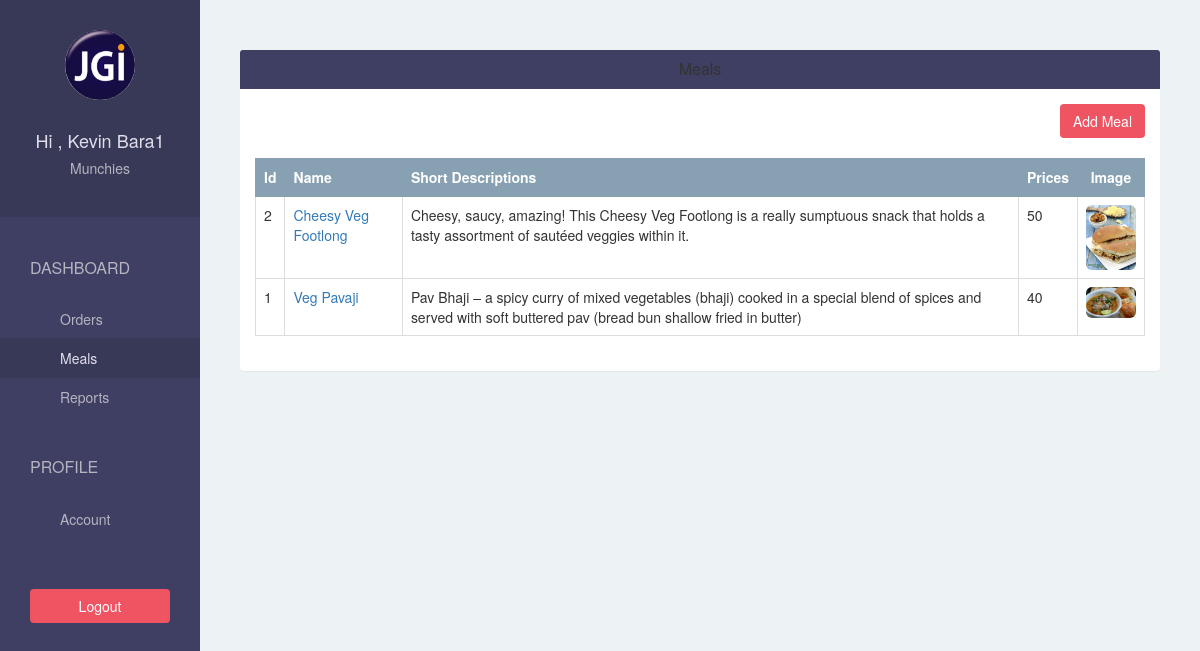
Page /restaurant/meal/ (signed in) on the committed database.
### foodtaskerapp/models.py (models this page shows, shortened)
class Restaurant(models.Model):
    user  = models.OneToOneField(User, on_delete = models.CASCADE, related_name = 'restaurant')
    name = models.CharField(max_length = 500)
    phone = models.CharField(max_length = 500)
    address = models.CharField(max_length = 500)
    logo = models.ImageField(upload_to='restaurant_logo', blank=False)

class Meal(models.Model):
    restaurant = models.ForeignKey(Restaurant)
    name = models.CharField(max_length=500)
    short_description = models.CharField(max_length = 500)
    image = models.ImageField(upload_to='meal_images/',blank= False)
    price = models.IntegerField(default = 0)

### foodtaskerapp/views.py (the view)
# urls.py: url(r'^restaurant/meal/$', views.restaurant_meal , name = 'restaurant-meal'),
@login_required(login_url = '/restaurant/sign-in/')  #if not logged in redirect to sign-in page
def restaurant_meal(request):
    meals = Meal.objects.filter(restaurant = request.user.restaurant).order_by("-id")
    return render(request, 'restaurant/meal.html',{"meals":meals})

### foodtaskerapp/templates/restaurant/meal.html
{% extends 'restaurant/base.html' %}
{% block page %}
  <div class="panel">
      <div class="panel-heading bg-blue">
        <h4 class="panel-title text-center text white">Meals</h4>
      </div>
      <div class="panel-body">
        <div class ="text-right">
            <a href="{% url 'restaurant-add-meal' %}" class="btn btn-pink"> Add Meal</a>
          <br/>
          <br/>
        </div>
      <table class="table table-bordered table-hover table striped">
        <thead>
          <tr class="bg-gray text-white">
            <th>Id</th>
            <th>Name</th>
            <th>Short Descriptions</th>
            <th>Prices</th>
            <th class="text-center">Image</th>
          </tr>
        </thead>
        <tbody>
            {% for meal in meals %}
            <tr>
              <td scope="row">{{meal.id}}</td>
              <td><a href="{% url 'restaurant-edit-meal' meal.id %}">{{ meal.name }}</a></td>
              <td>{{ meal.short_description}}</td>
              <td>{{ meal.price }}</td>
              <td class="text-center"><img class="img-rounded" src="{{ MEDIA_URL}}{{ meal.image}}" width="50" heigth="50"></td>
            </tr>
          {% endfor %}
       </tbody>
      </table>
    </div>
  </div>
{% endblock %}

### foodtaskerapp/templates/restaurant/base.html (shortened to what this page needs)
{% extends 'base.html' %}
{% block sidebar %}
  {% url 'restaurant-order' as restaurant_order_url %}
  {% url 'restaurant-meal' as restaurant_meal_url %}
  {% url 'restaurant-report' as restaurant_report_url %}
  {% url 'restaurant-account' as restaurant_account_url %}
    <div class="text-center">
      <img class="img-circle" src="{{  MEDIA_URL }}{{ request.user.restaurant.logo }}" width="70" height="70"/>
      <br/>
      <br/>
      <h4>Hi , {{ request.user.get_full_name }}</h4>
      <h5>{{ request.user.restaurant.name }}</h5>
    </div>
    <div class="list-group">
      <span class="text-uppercase">Dashboard</span>
          <a href ="{% url 'restaurant-order' %}"
            class="list-group-item{% if request.path == restaurant_order_url %} active {% endif %}">
             Orders
            </a>
          <a href ="{% url 'restaurant-meal' %}"
            class="list-group-item{% if request.path == restaurant_meal_url %} active {% endif %}"> Meals </a>
          <a href ="{% url 'restaurant-report' %}"
            class="list-group-item{% if request.path == restaurant_report_url %} active {% endif %}"> Reports </a>
          <span class="text-uppercase">Profile</span>
          <a href ="{% url 'restaurant-account' %}"
            class="list-group-item{% if request.path == restaurant_account_url %} active {% endif %}"> Account </a>
    </div>
    <div class="text-center">
      <a href="{% url 'restaurant-sign-out' %}?next={{ request.path }}" class ="btn btn-pink">Logout</a>
    </div>
{% endblock %}

### foodtaskerapp/templates/base.html (shortened to what this page needs)
{% load staticfiles %}
<!DOCTYPE html>
<html lang="en">
<head>
  <link rel="stylesheet" href="{% static 'css/bootstrap.min.css' %}">
  <link rel="stylesheet" href="{% static 'css/style.css' %}">
</head>
<body>
      <div class="container-fluid">
        <div class="row">
          <div class="col-lg-2 col-md-2 col-sm-2 sidebar">
              {% block sidebar %}{% endblock %}
          </div>
          <div class="col-lg-10 col-lg-offset-2 col-md-10 col-md-offset-2 col-sm-10 col-sm-offset-2 content">
              {% block page %}{% endblock %}
          </div>
        </div>
      </div>
</body>
</html>

### foodtaskerapp/static/css/style.css (style rules this page uses)
body { padding-top: 50px; background-color: #EDF2F5; overflow: auto; }
.bg-blue { background-color: #3F3F63; }
.bg-gray { background-color: #88A1B2; }
.text-white { color: white; }
.btn-pink { color: white; background-color: #EE5462; }
.sidebar { height: 100vh; position: fixed; top: 0; left: 0; padding: 0; background-color: #3F3F63; overflow: auto; }
.sidebar > div:first-child { padding: 30px 10px; font-weight: bold; font-size: 15px; background-color: #383957; }
.sidebar > div:first-child > h4 { color: #e0deeb; }
.sidebar > div:first-child > h5 { color : #b6b4c1 }
.sidebar .list-group { padding: 0; background-color: #3F3F63; }
.sidebar .list-group > span { color: #b6b4c1; display: block; margin-top: 20px; padding: 20px 30px; font-size: 16px; font-weight: 300; }
.sidebar .list-group .list-group-item, .sidebar .list-group .list-group-item:focus { background-color: #3F3F63; color: #b6b4c1; border: 0; padding-right: 30px; padding-left: 60px; }
.sidebar .list-group .list-group-item.active, .sidebar .list-group .list-group-item:hover { background-color: #383957; color: #e0deeb; }
.sidebar > div:last-child { padding: 30px; }
.sidebar >div:last-child .btn { width: 100%; }
.content { padding: 0 40px; }
.content .panel { border:none; }
.table > thead > tr > th, .table > thead > tr > td { vertical-align: middle; }
.table, .table > thead > tr >th { border-color: #88A1B2; }

### rows in the picture
Meal: id "2", name "Cheesy Veg Footlong", short_description "Cheesy, saucy, amazing! This Cheesy Veg Footlong is a really sumptuous snack that holds a tasty assortment of sautéed veggies within it.", price "50", image (picture)
Meal: id "1", name "Veg Pavaji", short_description "Pav Bhaji – a spicy curry of mixed vegetables (bhaji) cooked in a special blend of spices and served with soft buttered pav (bread bun shallow fried in butter)", price "40", image (picture)

### other values in the picture
{{ request.user.get_full_name }} "Kevin Bara1"
{{ request.user.restaurant.name }} "Munchies"
